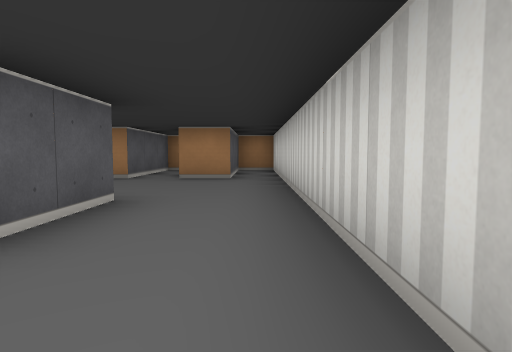
view 1 (above)

16 first-person views from a walk through a cub3D ray-caster map. The camera is about half as high as the walls, tilts 4° down and sees 75° across. The floor is counted in squares. Each view is taken from the middle of a square. On the plan, view 1 faces up. The plan holds only what a view shows up to about 9 squares ahead; the rest is blank.

view 2
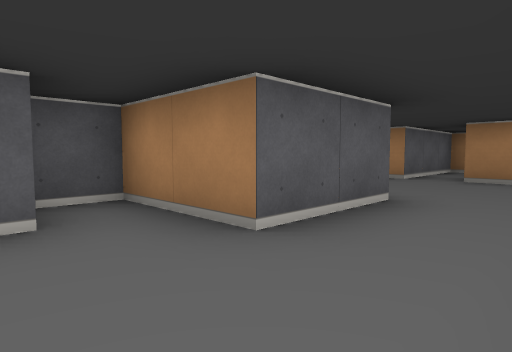

view 3
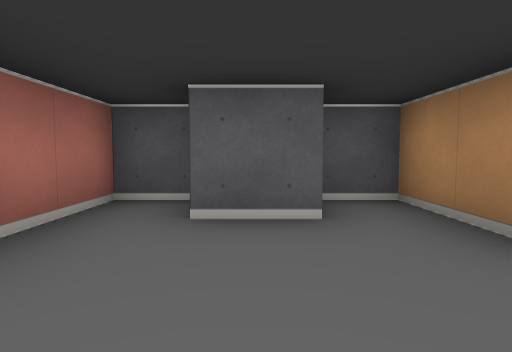

view 4
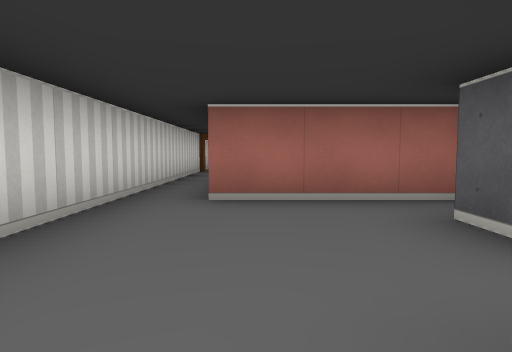

view 5
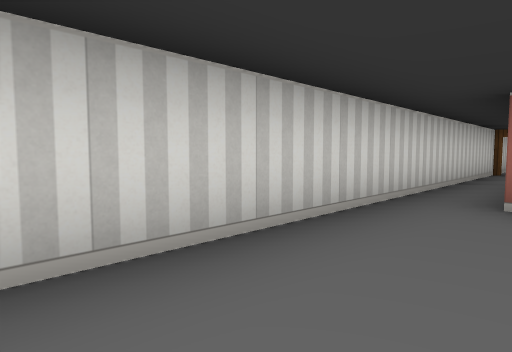

view 6
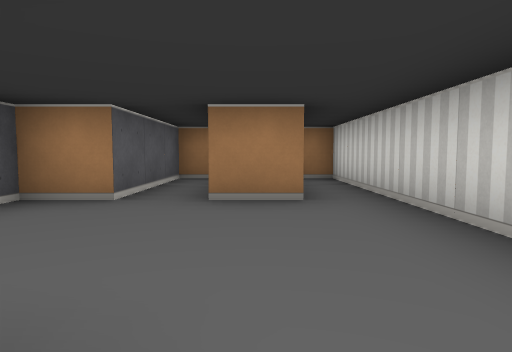

view 7
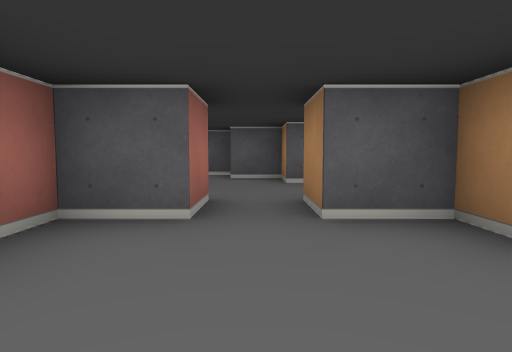

view 8
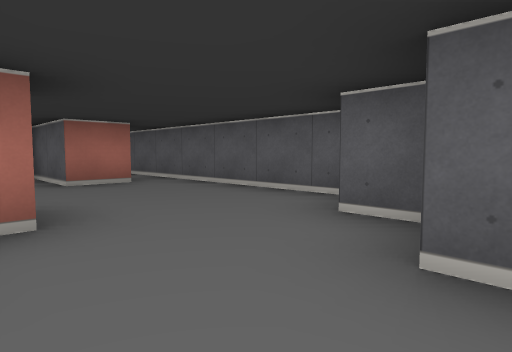

view 9
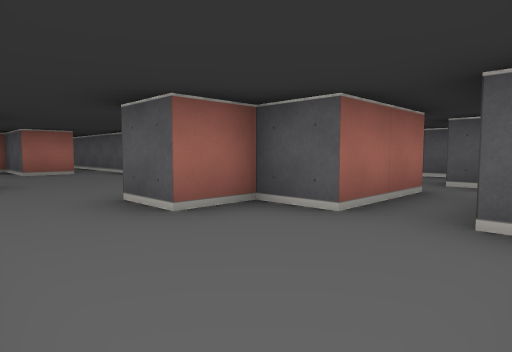

view 10
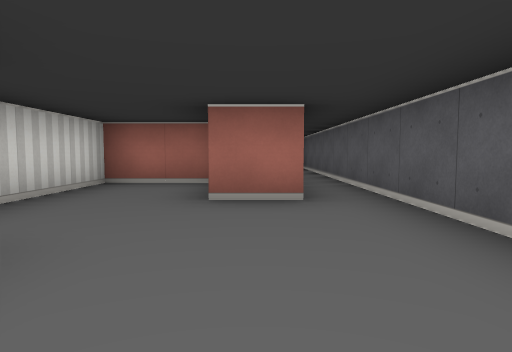

view 11
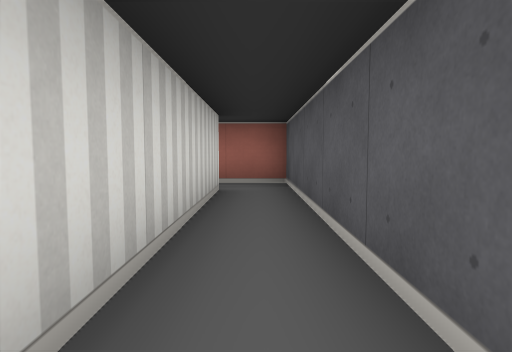

view 12
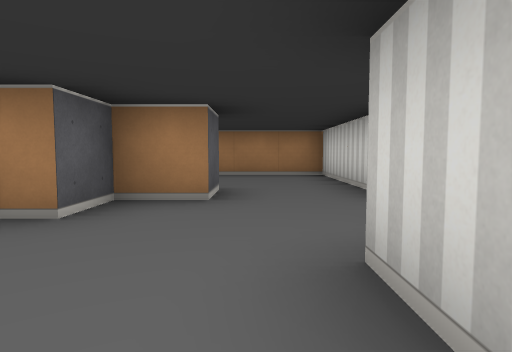

view 13
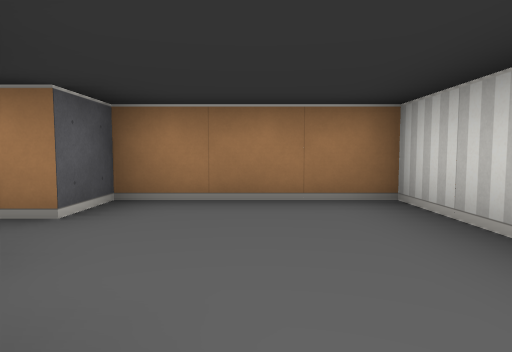

view 14
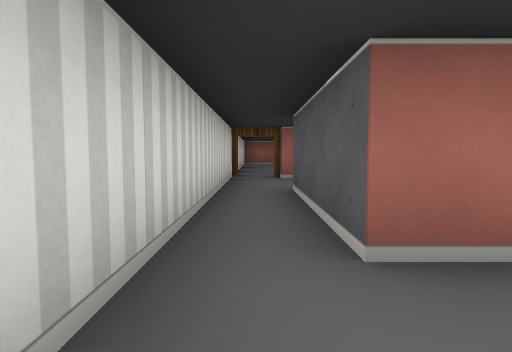

view 15
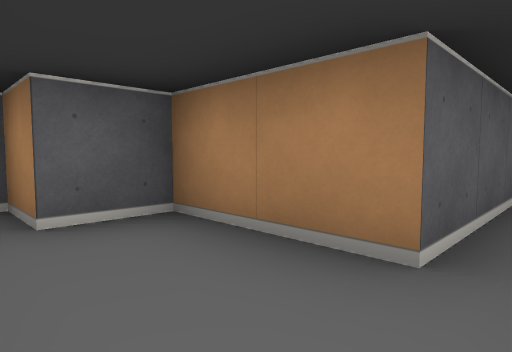

view 16
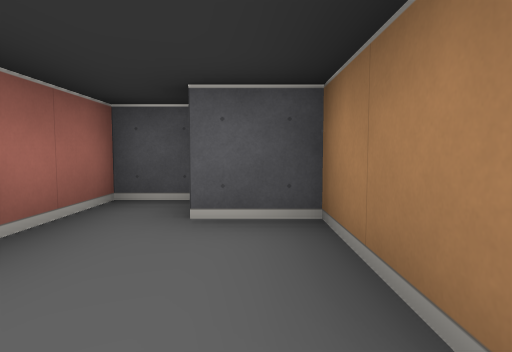

### Floor plan
Points are (right, up) in squares from view 1. A wall is a line through its corners. A room is listed if a view was taken in it or the views show most of it. See-through windows are left out.
Room 1 (views 1, 2, 3, 14)
walls: (-1.5, 1.5) (-3.5, 1.5) (-3.5, 0.6); (-2.5, 0.6) (-2.5, -0.5); (0.5, -1.5) (0.5, 1.5); (-3.5, -0.6) (-3.5, -1.5) (-0.5, -1.5)
ways out: opening at (-0.5, 2.5) to room 2; opening at (0, -2) to room 5
Room 2 (views 4, 5, 6, 7)
walls: (-1.5, 3.6) (-1.5, 1.5); (-3.5, 4.5) (-3.5, 3.5) (-2.9, 3.5); (0.5, 1.5) (0.5, 9.5) (-0.1, 9.5); (-0.5, 9) (-0.5, 6.5) (-1.5, 6.5); (-1.9, 9.5) (-2.5, 9.5) (-2.5, 6.5) (-3.5, 6.5) (-3.5, 5.5)
ways out: opening at (-0.5, 2.5) to room 1; opening at (-4, 5) to room 3
Room 3 (views 8, 9, 10, 12, 13)
walls: (-5.5, 2.6) (-5.5, 3.5); (-4.5, 4.5) (-3.5, 4.5); (-8.5, 4.5) (-8.5, 0.5); (-4.5, 6.5) (-4.5, 9.5) (-7.5, 9.5) (-7.5, 8.5); (-3.5, 5.5) (-4.5, 5.5); (-7.5, 7.5) (-7.5, 6.5) (-6.5, 6.5) (-6.5, 5.5) (-7.5, 5.5) (-7.5, 4.5) (-8, 4.5); (-7.6, 0.5) (-6.5, 0.5) (-6.5, -1.5) (-4.5, -1.5) (-4.5, 0.9)
ways out: opening at (-4, 5) to room 2; opening at (-8, 0) to room 4; opening at (-8.5, 8)
Room 4 (view 11)
walls: (-7.5, -5.5) (-7.5, -1.6); (-8.5, 0.5) (-8.5, -6.5) (-7.4, -6.5)
ways out: opening at (-8, 0) to room 3; opening at (-7, -6)
Room 5 (views 15, 16)
walls: (0.5, -7) (0.5, -1.5); (-0.5, -1.5) (-0.5, -4.5) (-2.5, -4.5) (-2.5, -5.5) (-3.5, -5.5) (-3.5, -6.5) (-0.5, -6.5)
ways out: opening at (0, -2) to room 1; open door at (0, -7)

Where each view was taken, in squares from view 1:
view 1: 0 up, 0 right, facing up
view 2: 0 up, 0 right, facing up-left
view 3: 0 up, 0 right, facing left
view 4: 2 up, 1 left, facing down
view 5: 2 up, 1 left, facing down-right
view 6: 3 up, 1 left, facing up
view 7: 5 up, 1 left, facing left
view 8: 6 up, 5 left, facing down-left
view 9: 9 up, 5 left, facing down-left
view 10: 4 up, 7 left, facing down
view 11: 1 down, 8 left, facing down
view 12: 2 up, 6 left, facing up
view 13: 6 up, 6 left, facing up
view 14: 0 up, 0 right, facing down
view 15: 6 down, 0 right, facing up-left
view 16: 5 down, 0 right, facing left
